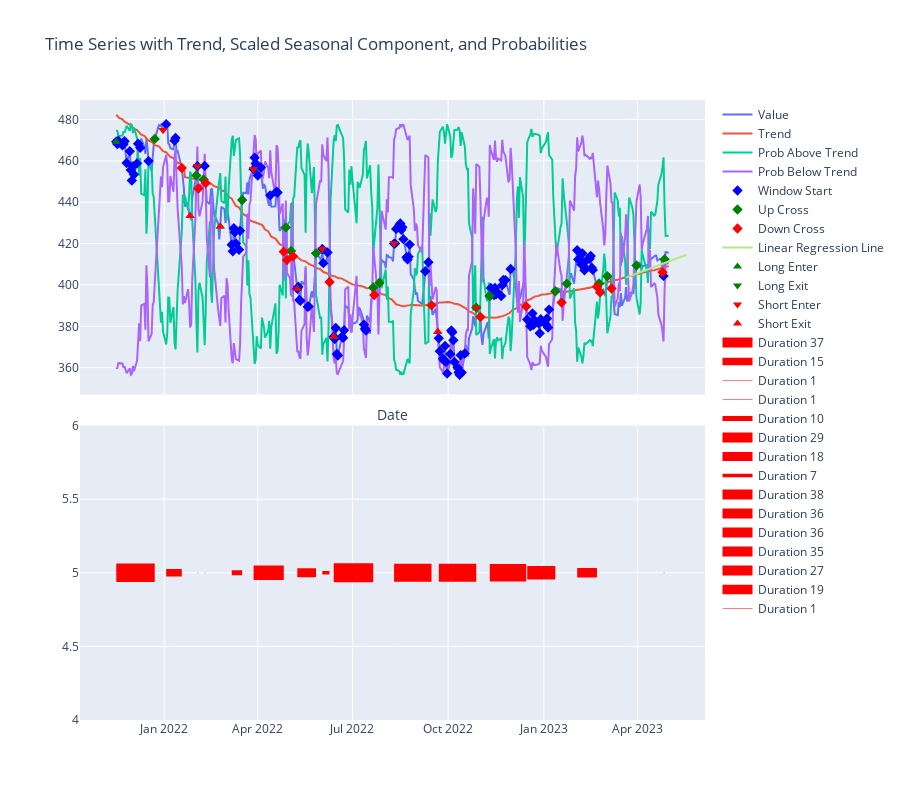

Notebook source saved alongside this figure:
### Code cell
tickerObj = yf.download(tickers="SPY", interval="1d")
df_raw = pd.DataFrame(tickerObj)
df_raw = df_raw.tail(365)

trend, prob_above_trend, prob_below_trend, volatility, model = generate_probability(df_raw)

df_raw = attach_markers(df_raw, trend, prob_above_trend)
df_durations = calc_durations_with_extremes(df_raw)
plot_full_analysis(df_raw, trend, prob_above_trend, prob_below_trend, model, df_durations, ledger)

### Figure 1 — Plotly figure (JSON) as saved in the notebook; plotly's stock layout.template omitted (floating-point values rounded to 4 significant figures; data arrays with more than 128 entries replaced by an {"elided": "..."} marker saying what was removed)
{"data": [{"mode": "lines", "name": "Value", "type": "scatter", "x": {"elided": "365 str values"}, "xaxis": "x", "y": {"elided": "365 float values"}, "yaxis": "y"}, {"mode": "lines", "name": "Trend", "type": "scatter", "x": {"elided": "365 str values"}, "xaxis": "x", "y": {"elided": "365 float values"}, "yaxis": "y"}, {"mode": "lines", "name": "Prob Above Trend", "type": "scatter", "x": {"elided": "365 str values"}, "xaxis": "x", "y": {"elided": "365 float values"}, "yaxis": "y"}, {"mode": "lines", "name": "Prob Below Trend", "type": "scatter", "x": {"elided": "365 str values"}, "xaxis": "x", "y": {"elided": "365 float values"}, "yaxis": "y"}, {"marker": {"color": "blue", "size": 8, "symbol": "diamond"}, "mode": "markers", "name": "Window Start", "type": "scatter", "x": {"elided": "365 str values"}, "xaxis": "x", "y": {"elided": "365 float values"}, "yaxis": "y"}, {"marker": {"color": "green", "size": 8, "symbol": "diamond"}, "mode": "markers", "name": "Up Cross", "type": "scatter", "x": {"elided": "365 str values"}, "xaxis": "x", "y": {"elided": "365 float values"}, "yaxis": "y"}, {"marker": {"color": "red", "size": 8, "symbol": "diamond"}, "mode": "markers", "name": "Down Cross", "type": "scatter", "x": {"elided": "365 str values"}, "xaxis": "x", "y": {"elided": "365 float values"}, "yaxis": "y"}, {"mode": "lines", "name": "Linear Regression Line", "type": "scatter", "x": ["2023-03-21T00:00:00", "2023-03-22T00:00:00", "2023-03-23T00:00:00", "2023-03-24T00:00:00", "2023-03-25T00:00:00", "2023-03-26T00:00:00", "2023-03-27T00:00:00", "2023-03-28T00:00:00", "2023-03-29T00:00:00", "2023-03-30T00:00:00", "2023-03-31T00:00:00", "2023-04-01T00:00:00", "2023-04-02T00:00:00", "2023-04-03T00:00:00", "2023-04-04T00:00:00", "2023-04-05T00:00:00", "2023-04-06T00:00:00", "2023-04-07T00:00:00", "2023-04-08T00:00:00", "2023-04-09T00:00:00", "2023-04-10T00:00:00", "2023-04-11T00:00:00", "2023-04-12T00:00:00", "2023-04-13T00:00:00", "2023-04-14T00:00:00", "2023-04-15T00:00:00", "2023-04-16T00:00:00", "2023-04-17T00:00:00", "2023-04-18T00:00:00", "2023-04-19T00:00:00", "2023-04-20T00:00:00", "2023-04-21T00:00:00", "2023-04-22T00:00:00", "2023-04-23T00:00:00", "2023-04-24T00:00:00", "2023-04-25T00:00:00", "2023-04-26T00:00:00", "2023-04-27T00:00:00", "2023-04-28T00:00:00", "2023-04-29T00:00:00", "2023-04-30T00:00:00", "2023-05-01T00:00:00", "2023-05-02T00:00:00", "2023-05-03T00:00:00", "2023-05-04T00:00:00", "2023-05-05T00:00:00", "2023-05-06T00:00:00", "2023-05-07T00:00:00", "2023-05-08T00:00:00", "2023-05-09T00:00:00", "2023-05-10T00:00:00", "2023-05-11T00:00:00", "2023-05-12T00:00:00", "2023-05-13T00:00:00", "2023-05-14T00:00:00", "2023-05-15T00:00:00", "2023-05-16T00:00:00", "2023-05-17T00:00:00", "2023-05-18T00:00:00", "2023-05-19T00:00:00", "2023-05-20T00:00:00", "2023-05-21T00:00:00", "2023-05-22T00:00:00", "2023-05-23T00:00:00", "2023-05-24T00:00:00", "2023-05-25T00:00:00", "2023-05-26T00:00:00", "2023-05-27T00:00:00", "2023-05-28T00:00:00", "2023-05-29T00:00:00", "2023-05-30T00:00:00", "2023-05-31T00:00:00", "2023-06-01T00:00:00"], "xaxis": "x", "y": [403.5, 403.7, 403.9, 404.1, 404.3, 404.5, 404.7, 404.8, 405.0, 405.2, 405.4, 405.6, 405.8, 406.0, 406.2, 406.4, 406.6, 406.8, 406.9, 407.1, 407.3, 407.5, 407.7, 407.9, 408.1, 408.3, 408.5, 408.7, 408.9, 409.1, 409.2, 409.4, 409.6, 409.8, 410.0, 410.2, 410.4, 410.6, 410.8, 411.0, 411.2, 411.3, 411.5, 411.7, 411.9, 412.1, 412.3, 412.5, 412.7, 412.9, 413.1, 413.3, 413.4, 413.6, 413.8, 414.0, 414.2, 414.4, 414.6], "yaxis": "y"}, {"marker": {"color": "green", "size": 8, "symbol": "triangle-up"}, "mode": "markers", "name": "Long Enter", "type": "scatter", "x": {"elided": "365 str values"}, "xaxis": "x", "y": {"elided": "365 float values"}, "yaxis": "y"}, {"marker": {"color": "green", "size": 8, "symbol": "triangle-down"}, "mode": "markers", "name": "Long Exit", "type": "scatter", "x": {"elided": "365 str values"}, "xaxis": "x", "y": {"elided": "365 float values"}, "yaxis": "y"}, {"marker": {"color": "red", "size": 8, "symbol": "triangle-down"}, "mode": "markers", "name": "Short Enter", "type": "scatter", "x": {"elided": "365 str values"}, "xaxis": "x", "y": {"elided": "365 float values"}, "yaxis": "y"}, {"marker": {"color": "red", "size": 8, "symbol": "triangle-up"}, "mode": "markers", "name": "Short Exit", "type": "scatter", "x": {"elided": "365 str values"}, "xaxis": "x", "y": {"elided": "365 float values"}, "yaxis": "y"}, {"line": {"color": "red", "width": 18.5}, "mode": "lines", "name": "Duration 37", "type": "scatter", "x": ["2021-11-16T00:00:00", "2021-12-23T00:00:00"], "xaxis": "x2", "y": [5, 5], "yaxis": "y2"}, {"line": {"color": "red", "width": 7.5}, "mode": "lines", "name": "Duration 15", "type": "scatter", "x": ["2022-01-03T00:00:00", "2022-01-18T00:00:00"], "xaxis": "x2", "y": [5, 5], "yaxis": "y2"}, {"line": {"color": "red", "width": 0.5}, "mode": "lines", "name": "Duration 1", "type": "scatter", "x": ["2022-02-02T00:00:00", "2022-02-03T00:00:00"], "xaxis": "x2", "y": [5, 5], "yaxis": "y2"}, {"line": {"color": "red", "width": 0.5}, "mode": "lines", "name": "Duration 1", "type": "scatter", "x": ["2022-02-09T00:00:00", "2022-02-10T00:00:00"], "xaxis": "x2", "y": [5, 5], "yaxis": "y2"}, {"line": {"color": "red", "width": 5}, "mode": "lines", "name": "Duration 10", "type": "scatter", "x": ["2022-03-07T00:00:00", "2022-03-17T00:00:00"], "xaxis": "x2", "y": [5, 5], "yaxis": "y2"}, {"line": {"color": "red", "width": 14.5}, "mode": "lines", "name": "Duration 29", "type": "scatter", "x": ["2022-03-28T00:00:00", "2022-04-26T00:00:00"], "xaxis": "x2", "y": [5, 5], "yaxis": "y2"}, {"line": {"color": "red", "width": 9}, "mode": "lines", "name": "Duration 18", "type": "scatter", "x": ["2022-05-09T00:00:00", "2022-05-27T00:00:00"], "xaxis": "x2", "y": [5, 5], "yaxis": "y2"}, {"line": {"color": "red", "width": 3.5}, "mode": "lines", "name": "Duration 7", "type": "scatter", "x": ["2022-06-02T00:00:00", "2022-06-09T00:00:00"], "xaxis": "x2", "y": [5, 5], "yaxis": "y2"}, {"line": {"color": "red", "width": 19}, "mode": "lines", "name": "Duration 38", "type": "scatter", "x": ["2022-06-13T00:00:00", "2022-07-21T00:00:00"], "xaxis": "x2", "y": [5, 5], "yaxis": "y2"}, {"line": {"color": "red", "width": 18}, "mode": "lines", "name": "Duration 36", "type": "scatter", "x": ["2022-08-10T00:00:00", "2022-09-15T00:00:00"], "xaxis": "x2", "y": [5, 5], "yaxis": "y2"}, {"line": {"color": "red", "width": 18}, "mode": "lines", "name": "Duration 36", "type": "scatter", "x": ["2022-09-22T00:00:00", "2022-10-28T00:00:00"], "xaxis": "x2", "y": [5, 5], "yaxis": "y2"}, {"line": {"color": "red", "width": 17.5}, "mode": "lines", "name": "Duration 35", "type": "scatter", "x": ["2022-11-10T00:00:00", "2022-12-15T00:00:00"], "xaxis": "x2", "y": [5, 5], "yaxis": "y2"}, {"line": {"color": "red", "width": 13.5}, "mode": "lines", "name": "Duration 27", "type": "scatter", "x": ["2022-12-16T00:00:00", "2023-01-12T00:00:00"], "xaxis": "x2", "y": [5, 5], "yaxis": "y2"}, {"line": {"color": "red", "width": 9.5}, "mode": "lines", "name": "Duration 19", "type": "scatter", "x": ["2023-02-02T00:00:00", "2023-02-21T00:00:00"], "xaxis": "x2", "y": [5, 5], "yaxis": "y2"}, {"line": {"color": "red", "width": 0.5}, "mode": "lines", "name": "Duration 1", "type": "scatter", "x": ["2023-04-26T00:00:00", "2023-04-27T00:00:00"], "xaxis": "x2", "y": [5, 5], "yaxis": "y2"}], "layout": {"height": 800, "title": {"text": "Time Series with Trend, Scaled Seasonal Component, and Probabilities"}, "xaxis": {"anchor": "y", "domain": [0, 1], "matches": "x2", "showticklabels": false, "title": {"text": "Date"}}, "xaxis2": {"anchor": "y2", "domain": [0, 1]}, "yaxis": {"anchor": "x", "domain": [0.525, 1]}, "yaxis2": {"anchor": "x2", "domain": [0, 0.475]}}}
